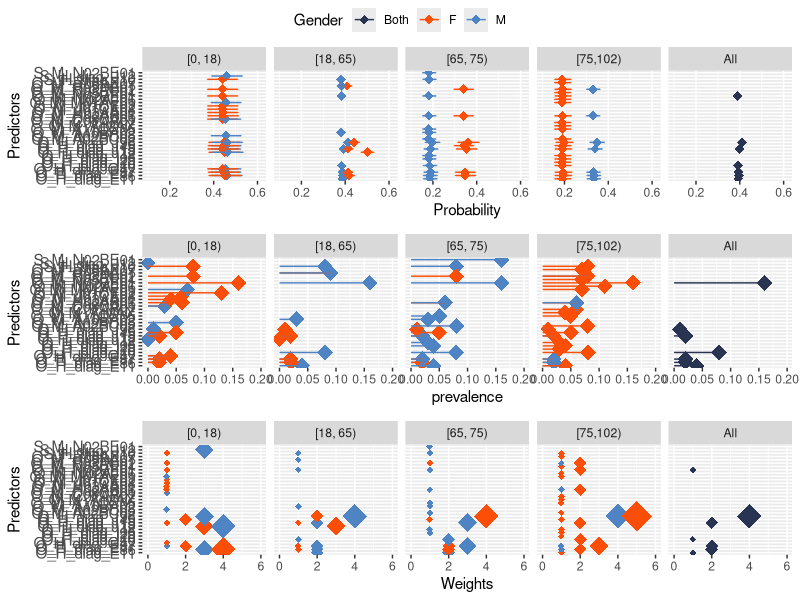

Reproduce this figure in R.
setwd("C:/Users/jinzh/OneDrive - Universitetet i Oslo/Documents/WP2-ML/risk_score/Additional Work/new_code/Results")
library(data.table)
library(ggplot2)
library(ggpubr)
df <- fread("for_the_tree.csv")
str(df)

df$Ensamble <- as.numeric(gsub(",",".",df$Ensamble))
df$Probability <- as.numeric(gsub(",",".",df$Probability))
df$upper <- as.numeric(gsub(",",".",df$upper))
df$lower <- as.numeric(gsub(",",".",df$lower))
df$prevalence <- as.numeric(gsub(",",".",df$prevalence))
df$Gender <- as.factor(df$Gender) 
df$Age_group <- as.factor(df$Age_group) 
str(df)


# probability row
plot1 <- ggplot(df, aes(y = Predictors, x = Probability, col= Gender)) +
  geom_point(shape = 18, size = 3) + 
  xlim(0.1,max(df$Probability)+sd(df$Probability))+ 
  geom_errorbarh(aes(xmin = lower, xmax = upper), height = 0.25) +  
  scale_color_manual(values = c("#293352", "#FC4E07", "#4E84C4" )) +
  facet_wrap(~Age_group, ncol = 5) +
  theme(axis.text.y = element_text(size = 11)) +
  theme(legend.position="right")
  
# prevalence row
plot2 <- ggplot(df, aes(y = Predictors, x = prevalence, col=Gender)) +
  geom_point(shape = 18, size = 5) + 
  geom_segment(x = 0, y= df$Predictors, xend = df$prevalence, yend = df$Predictors) +
  xlim(0,max(df$prevalence)+sd(df$prevalence))+ 
  scale_color_manual(values = c("#293352", "#FC4E07", "#4E84C4" )) +
  facet_wrap(~Age_group, ncol = 5) +
  theme(axis.text.y = element_text(size = 11)) +
  theme(legend.position = "none")

# weights row
plot3 <- ggplot(df, aes(y = Predictors, x = Weights, col=Gender)) +
  geom_point(shape = 18, size = df$Weights*2) + 
  xlim(0,max(df$Weights)+sd(df$Weights))+ 
  scale_color_manual(values = c("#293352", "#FC4E07", "#4E84C4" )) +
  facet_wrap(~Age_group, ncol = 5) +
  theme(axis.text.y = element_text(size = 11)) +
  theme(legend.position = "none")  
  
pp <- ggarrange(plot1,plot2, plot3, ncol=1, nrow=3, common.legend = TRUE)

bmp("panel_plot.bmp", width = 1280, height = 1920, units = "px")
print(pp)
dev.off()
